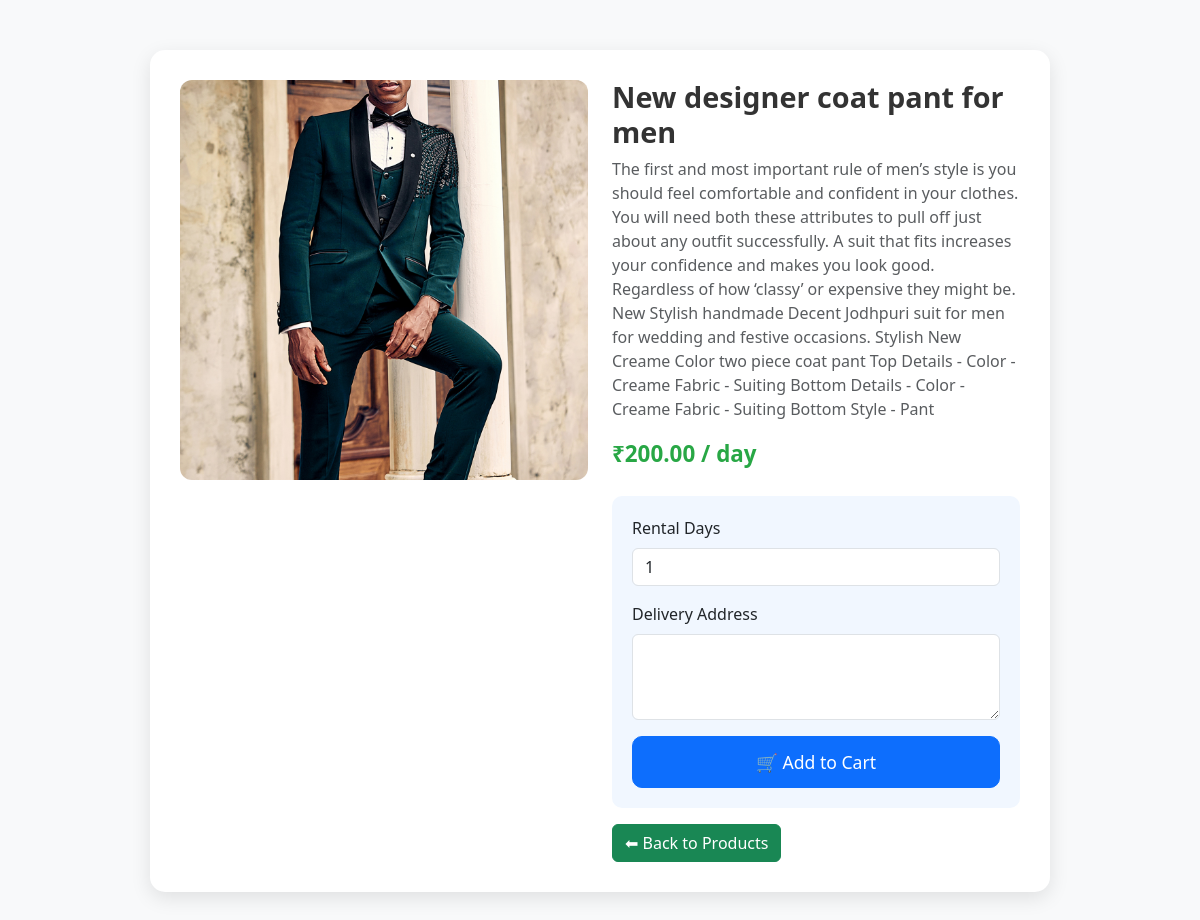
The page /products/1/ (signed in) on the database its author committed.
### signup/models.py (models this page shows, shortened)
class Product(models.Model):
    CATEGORY_CHOICES = [
        ('Electronics', 'Electronics'),
        ('Furniture', 'Furniture'),
        ('Vehicles', 'Vehicles'),
        ('Clothing', 'Clothing'),
        ('Books', 'Books'),
    ]
    name = models.CharField(max_length=200)
    description = models.TextField()
    category = models.CharField(max_length=50, choices=CATEGORY_CHOICES)
    price_per_day = models.DecimalField(max_digits=8, decimal_places=2)
    available = models.BooleanField(default=True)
    image = models.ImageField(upload_to='product_images/', blank=True, null=True)
    created_at = models.DateTimeField(auto_now_add=True)

### signup/views.py (the view)
# urls.py: path('products/<int:product_id>/', views.product_detail_view, name='product_detail'),
@login_required
def product_detail_view(request, product_id):
    product = get_object_or_404(Product, id=product_id)
    active_rentals = Rental.objects.filter(product=product)
    available = True
    now = timezone.now()
    for rental in active_rentals:
        return_date = rental.rented_at + timedelta(days=rental.rental_days)
        if return_date >= now:
            available = False
            break
    return render(request, 'signup/product_detail.html', {
        'product': product,
        'available': available
    })

### signup/templates/signup/product_detail.html (shortened to what this page needs)
{% load static %}
<!DOCTYPE html>
<html lang="en">
<head>
  <link href="https://cdn.jsdelivr.net/npm/bootstrap@5.3.3/dist/css/bootstrap.min.css" rel="stylesheet">
</head>
<body>
<div class="container">
  <div class="product-container">
    <div class="row">
      <div class="col-md-6">
        {% if product.image %}
          <img src="{{ product.image.url }}" alt="{{ product.name }}" class="product-img">
        {% else %}
          <img src="{% static 'images/no-image.png' %}" alt="No image" class="product-img">
        {% endif %}
      </div>
      <div class="col-md-6">
        <h2 class="product-title">{{ product.name }}</h2>
        <p class="text-muted">{{ product.description }}</p>
        <p class="product-price">₹{{ product.price_per_day }} / day</p>
       <div class="form-section">
  {% if available %}
    <form method="POST" action="{% url 'add_to_cart' product.id %}">
      <div class="mb-3">
        <label for="rental_days" class="form-label">Rental Days</label>
        <input type="number" id="rental_days" name="rental_days" class="form-control" value="1" min="1" required>
      </div>
      <div class="mb-3">
        <label for="delivery_address" class="form-label">Delivery Address</label>
        <textarea id="delivery_address" name="delivery_address" class="form-control" rows="3" required></textarea>
      </div>
      <button type="submit" class="btn btn-primary btn-submit">🛒 Add to Cart</button>
    </form>
  {% else %}
    <div class="alert alert-danger mt-3">
      ❌ This product is currently rented and not available for rental.
    </div>
  {% endif %}
</div>
        <a href="{% url 'product_list' %}" class="btn btn-success mt-3">⬅ Back to Products</a>
      </div>
    </div>
  </div>
</div>
</body>
</html>

### signup/templates/signup/product_detail.html (style rules this page uses)
body { background-color: #f8f9fa; font-family: 'Segoe UI', sans-serif; }
.product-container { max-width: 900px; margin: 50px auto; background: #fff; border-radius: 15px; box-shadow: 0 6px 20px rgba(0,0,0,0.1); padding: 30px; }
.product-img { width: 100%; border-radius: 12px; object-fit: cover; max-height: 400px; }
.product-title { font-size: 1.8rem; font-weight: bold; color: #333; }
.product-price { font-size: 1.4rem; font-weight: bold; color: #28a745; }
.form-section { margin-top: 25px; padding: 20px; border-radius: 10px; background: #f1f7ff; }
.btn-submit { width: 100%; font-size: 1.1rem; padding: 12px; border-radius: 10px; }

### rows shown on the page
Product: image (picture), name "New designer coat pant for men", description "The first and most important rule of men’s style is you should feel comfortable and confident in your clothes. You will need both these attributes to pull off just about any outfit successfully. A suit that fits increases your confidence and makes you look good. Regardless of how ‘classy’ or expensive they might be. New Stylish handmade Decent Jodhpuri suit for men for wedding and festive occasions. Stylish New Creame Color two piece coat pant Top Details - Color - Creame Fabric - Suiting Bottom Details - Color - Creame Fabric - Suiting Bottom Style - Pant", price_per_day "200.00"
